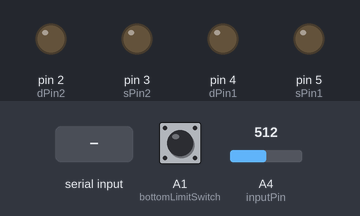
A sketch run on a simulated Arduino Uno, built with avr-gcc and run on an emulated ATmega328P. Parts: output pins drawn as LEDs (lit = HIGH). The inputs (shaded band) are chosen by the test bench; at power-on: A4 (inputPin) = 512, A1 (bottomLimitSwitch) LOW. What the sketch prints to the serial monitor is not drawn.

Above: at 1.2 s.
1.3 s: "1" received over Serial
At 1.67 s:
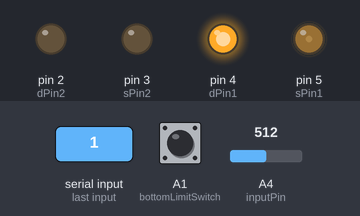
4.3 s: "0" received over Serial
At 5.1 s:
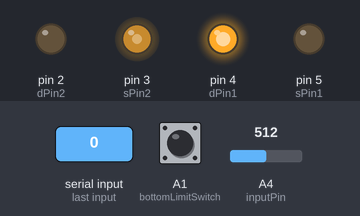
7.3 s: "2" received over Serial
At 8.78 s:
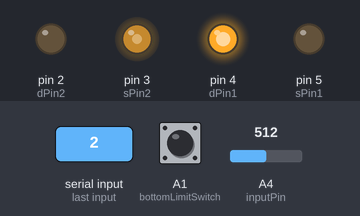
10.3 s: A4 (inputPin) set to 40
Timing chart, 0 to 13.8 s (numbered marks = the images above; inputs shaded):
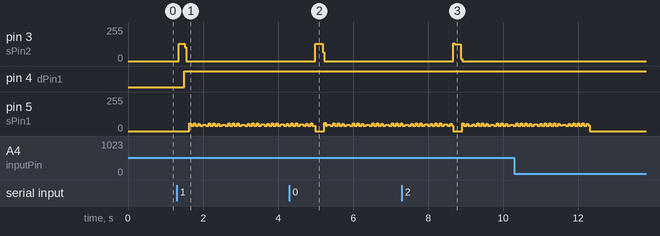

The sketch:

ArduinoMATLAB.ino
```cpp
const int inputPin = A4;

const int sampleSize = 10;

int bottomLimitSwitch = A1;

int dPin1 = 4 ,dPin2 = 2,sPin1 = 5,sPin2 = 3; // 1 for polar , 2 for vertical

char analogValue[200], incomingByte;

boolean isDataTransmitted = true,isStarted = false;

int iBC = 0;

void setup(){
  Serial.begin(115200);
  pinMode(dPin1,OUTPUT);
  pinMode(dPin2,OUTPUT);
  pinMode(sPin1,OUTPUT);
  pinMode(sPin2,OUTPUT);

  pinMode(inputPin,INPUT); // for analog Input from IR sensor
  pinMode(bottomLimitSwitch,INPUT);

  while(digitalRead(bottomLimitSwitch) == HIGH){
    spinDown(true);
    if(iBC < 3){
      rotateBase();
      iBC++;
      }
  }

}

void loop(){

      if(!isStarted && Serial.available() > 0){
       incomingByte = Serial.read();
       isStarted = true;
      }
       if(isStarted){
        if(isDataTransmitted){
          spinDown(false);
          digitalWrite(dPin1,HIGH);
          for(int i = 0; i < 200 ; i++){
            digitalWrite(sPin1,HIGH);
            delayMicroseconds(3000);
            digitalWrite(sPin1,LOW);
            delayMicroseconds(3000);
            analogValue[i] = getAnalogValue(sampleSize);
            //delay(1);
            }
          isDataTransmitted = false;
          }
        else{
          while(Serial.available()){
            incomingByte = Serial.read();
            /*for(int i = 0 ; i < 200 ; i++){
              Serial.print(analogValue[i]);
            }*/
            Serial.println(); //debug
            isDataTransmitted = true;
        }
        }
       }

    }

void spinDown(boolean d){ // LOW for down
        if(d)digitalWrite(dPin2,HIGH);
        else digitalWrite(dPin2,LOW);

      for(int i = 0; i < 50 ; i++){
        digitalWrite(sPin2,HIGH);
        delayMicroseconds(2000);
        digitalWrite(sPin2,LOW);
        delayMicroseconds(2000);
      }
}

void rotateBase(){
      for(int i = 0; i < 200 ; i++){
            digitalWrite(sPin1,HIGH);
            delayMicroseconds(1200);
            digitalWrite(sPin1,LOW);
            delayMicroseconds(1200);
            delay(1);
      }
}

int getAnalogValue(int sampleSize){
  int sLimit = 160;
  int arr[10];
  for(int i = 0; i < sampleSize ; i++){
     arr[i] = analogRead(inputPin);
     delay(1);
  }
   //sortArray(arr,sampleSize);
   /*if(arr[sampleSize/2 - 1] < sLimit) {
    Serial.print(sLimit); //debug
    Serial.print(",!"); //debug
    return sLimit;
   }*/
   int tmpSum = 0;
   int count = 0;
   for(int i = 0; i < sampleSize; i++) {
    if(arr[i] != 0){
      tmpSum = tmpSum + arr[i];
      count++;
    }
   }
   //Serial.print(arr[sampleSize/2 - 1]); //debug
   Serial.print(tmpSum/count);
   Serial.print(','); //debug
   //return arr[sampleSize/2 - 1];
  return tmpSum/count;
}
void sortArray(int arr[],int lenght){
  float tmp;
  for(int i = 0 ; i < lenght ; i++){
    for(int j = 0 ; j < lenght ; j++){
        if(arr[i] > arr[j]){
          tmp = arr[i];
          arr[i] = arr[j];
          arr[j] = tmp;
        }
    }
  }
}
```

Measured:
- after the input at 1.3 s, pin 3 (sPin2): 0/255 → 128/255 after 0.05 s, → 0/255 0.16 s later; pin 4 (dPin1): LOW → HIGH after 0.20 s
- after the input at 4.3 s, pin 3 (sPin2): 0/255 → 131/255 after 0.69 s, → 0/255 0.20 s later
- after the input at 7.3 s, pin 3 (sPin2): 0/255 → 127/255 after 1.4 s, → 0/255 0.20 s later
